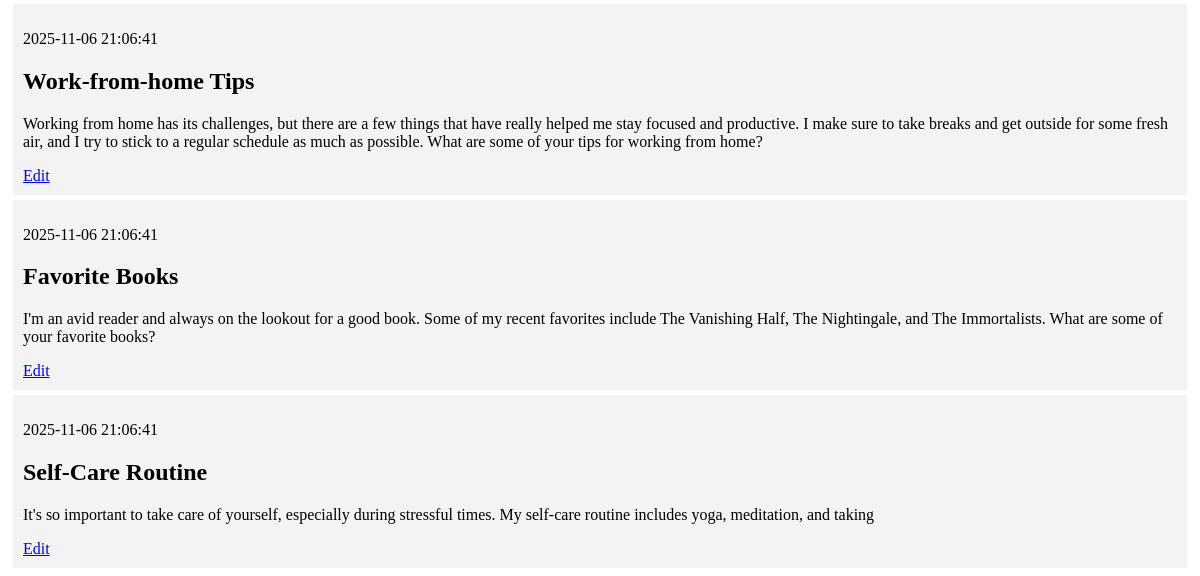
Before: / (lower part) with the older database file.
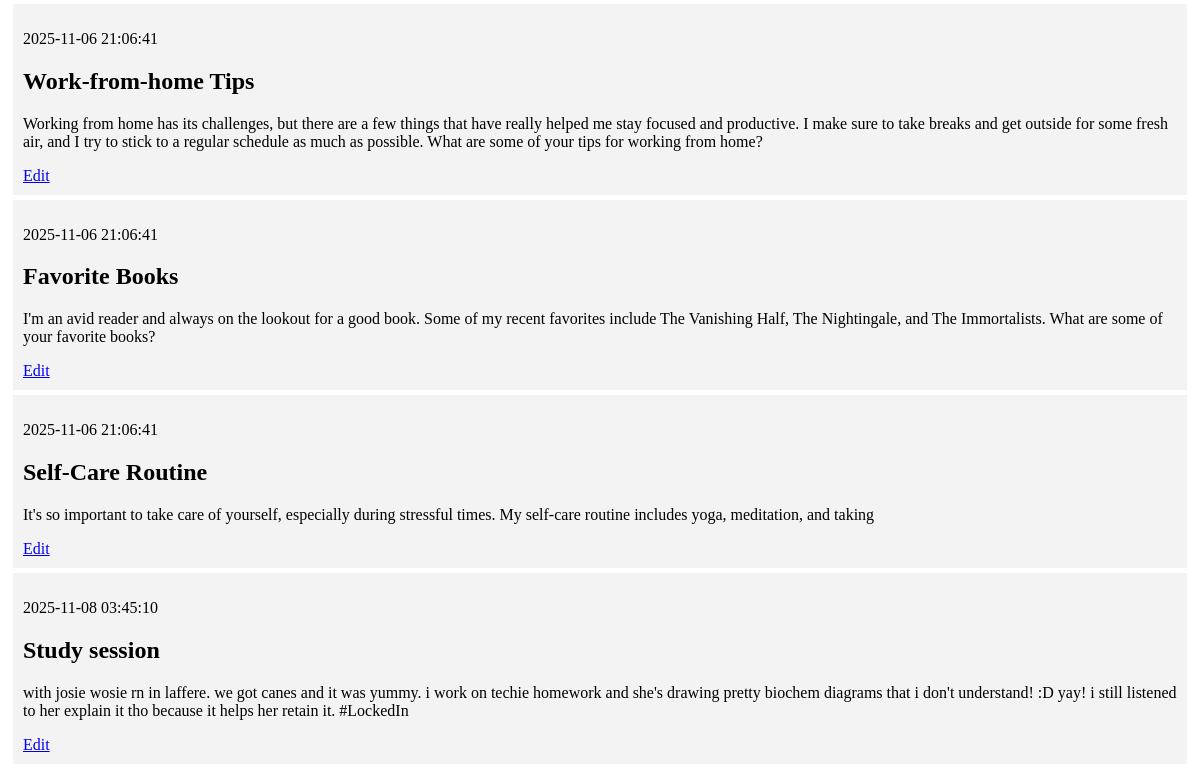
After: the same page with the newer database file.
### tables this page shows
CREATE TABLE posts (
    id INTEGER PRIMARY KEY AUTOINCREMENT,
    created TIMESTAMP NOT NULL DEFAULT CURRENT_TIMESTAMP,
    title TEXT NOT NULL,
    content TEXT NOT NULL
);

### app.py (the view)
@app.route('/')
def index():
    conn = get_db_connection()
    posts = conn.execute('SELECT * FROM posts').fetchall()
    conn.close()
    return render_template('index.html', posts=posts)

### app.py (called while the page is built)
def get_db_connection():
    conn = sqlite3.connect('database.db')
    conn.row_factory = sqlite3.Row
    return conn

### templates/index.html (shortened to what this page needs)
{% extends 'base.html' %}
{% block content %}
    {% for post in posts %}
        <div class='post'>
            <p>{{ post['created'] }}</p>
            <h2>{{ post['title'] }}</h2>
            <p>{{ post['content'] }}</p>
            <a href="{{ url_for('edit', id=post['id']) }}">Edit</a>
        </div>
    {% endfor %}
{% endblock %}

### templates/base.html (shortened to what this page needs)
<!DOCTYPE html>
<html lang="en">
<head>
</head>
<body>
    <div class="content">
        {% block content %} {% endblock %}
    </div>
</body>
</html>

### templates/base.html (style rules this page uses)
.post { padding: 10px; margin: 5px; background-color: #f3f3f3 }

Changed rows visible on the page:
added posts: created "2025-11-08 03:45:10", title "Study session", content "with josie wosie rn in laffere. we got canes and it was yummy. i work on techie homework and she's drawing pretty biochem diagrams that i don't understand! :D yay! i still listened to her explain it tho because it helps her retain it. #LockedIn"
